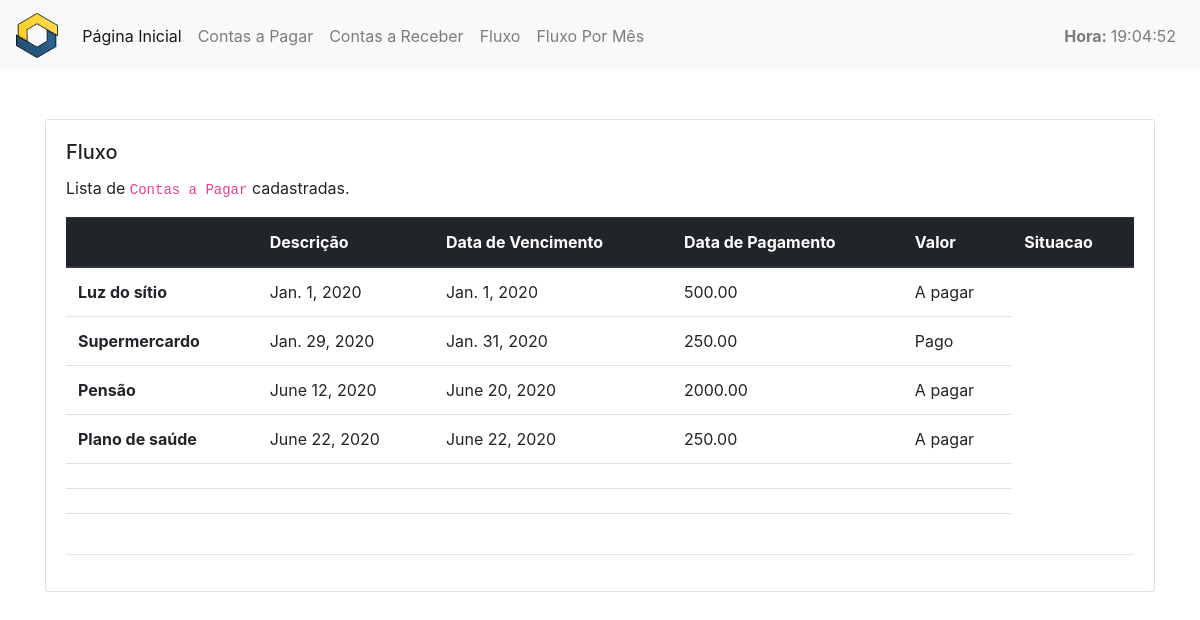
/fluxo/, run on an earlier commit of the app's database.
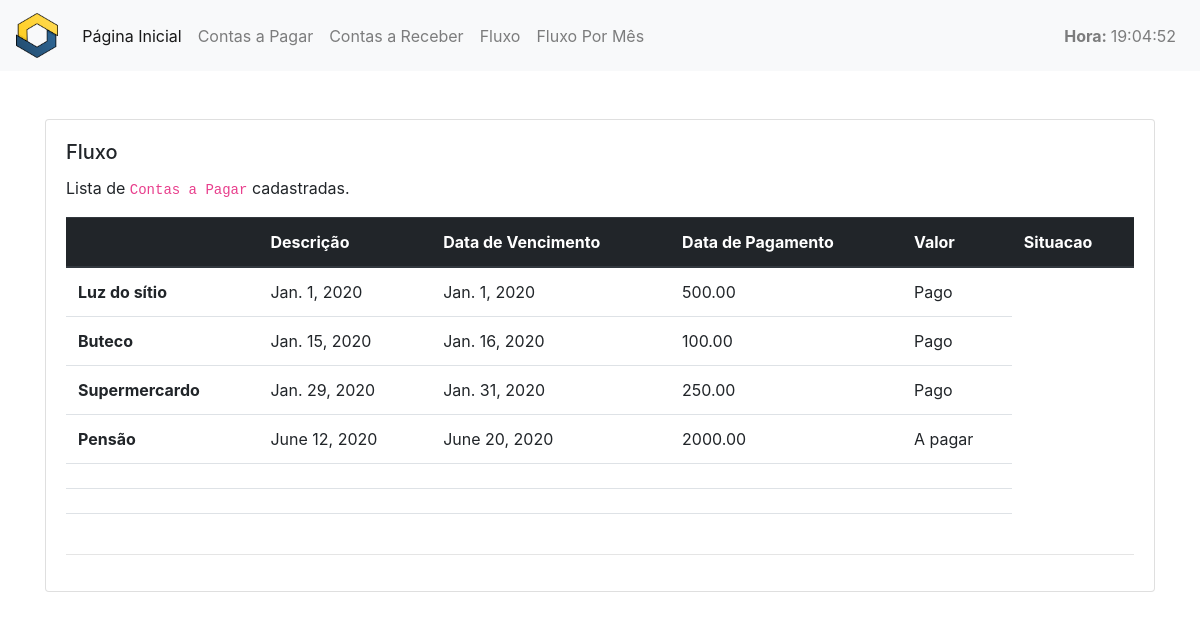
And on a later commit of the database.
### controlefinanceiro/models.py (models this page shows)
class ContasPagar(models.Model):
    PAGO = 'Pago'
    PAGAR = 'A pagar'
    situacao_pagar_choices = [
        (PAGO, 'Pago'),
        (PAGAR, 'A pagar'),
    ]
    data_vencimento = models.DateField(
        null=False,
        default='2020-01-01'
    )
    data_pagamento = models.DateField(
        null=False,
        default='2020-01-01'
    )
    valor = models.DecimalField(
        max_digits=8,
        decimal_places=2,
        null=False,
        blank=False
    )
    descricao = models.CharField(
        max_length=255,
        null=False,
        blank=False,
    )
    situacao = models.CharField(
        max_length=10,
        choices=situacao_pagar_choices,
        default=PAGAR,
    )
    classificacoes = models.ForeignKey(
        ClassificacaoPagar, on_delete=models.CASCADE,
        default=3
    )
    formaspagamento = models.ForeignKey(
        FormaPagamento, on_delete=models.CASCADE,
        default=1
    )
    objetos = models.Manager()

### website/views.py (the view)
# urls.py: path('fluxo/', FluxoListView.as_view(), name = "fluxo"),
class FluxoListView(ListView):
    template_name= "website/fluxo.html"
    context_object_name = "fluxo"
    def get_queryset(self):
        return ContasPagar.objetos.order_by("data_vencimento").values('descricao', 'data_vencimento', 'data_pagamento', 'valor',
         'situacao')
    def get_context_data(self, **kwargs):
        context = super(FluxoListView, self).get_context_data(**kwargs  )
        context ['fluxoreceber']= {
            'fluxoreceber': ContasReceber.objetos.order_by("data_expectativa").values('descricao', 'data_expectativa',
                'data_recebimento', 'valor', 'situacao'),
            'total_pagar': ContasPagar.objetos.all().filter(situacao = 'Pago').aggregate(Sum('valor')),
            'total_receber': ContasReceber.objetos.all().filter(situacao = 'Recebido').aggregate(Sum('valor'))
        }
        return context

### website/templatetags/tempoatual.py (called while the page is built)
@register.simple_tag
def tempoatual():
    return datetime.datetime.now().strftime('%H:%M:%S')

### website/templates/website/fluxo.html (shortened to what this page needs)
{% extends "website/_layouts/base.html" %}
{% block conteudo %}
<div class="container mt-5">
  <div class="row">
    <div class="col-lg-12 col-md-12 col-sm-12 col-xs-12">
      <div class="card">
        <div class="card-body">
          <h5 class="card-title">Fluxo</h5>
          {% if fluxo|length > 0 %}
            <p class="card-text">
              Lista de <code>Contas a Pagar</code> cadastradas.
            </p>
            <table class="table">
              <thead class="thead-dark">
              <tr>
                <th scope="col"></th>
                <th scope="col">Descrição</th>
                <th scope="col">Data de Vencimento</th>
                <th scope="col">Data de Pagamento</th>
                <th scope="col">Valor</th>
                <th scope="col">Situacao</th>
              </tr>
              </thead>
              <tbody>
              {% for fluxo in fluxo %}
                <tr>
                  <th scope="row">{{ fluxo.descricao }}</th>
                  <td>{{ fluxo.data_vencimento }}</td>
                  <td>{{ fluxo.data_pagamento }}</td>
                  <td>{{ fluxo.valor }}</td>
                  <td>{{ fluxo.situacao }}</td>
                </tr>
              {% endfor %}
              {% for fluxoreceber in fluxoreceber %}
              <tr>
                <th scope="row">{{ fluxoreceber.descricao }}</th>
                <td>{{ fluxoreceber.data_expectativa }}</td>
                <td>{{ fluxoreceber.data_recebimento }}</td>
                <td>{{ fluxoreceber.valor }}</td>
                <td>{{ fluxoreceber.situacao }}</td>
              </tr>
            {% endfor %}
              </tbody>
            </table>
        {% else %}
          <div class="text-center mt-5 mb-5 jumbotron">
            <h5>Nenhuma <code>conta</code> cadastrada ainda.</h5>
          </div>
        {% endif %}
          <hr />
        </div>
      </div>
    </div>
  </div>
</div>
{% endblock %}

What changed in the data, as far as the page shows it:
removed ContasPagar: descricao "Plano de saúde", data_vencimento "June 22, 2020", data_pagamento "June 22, 2020", valor "250.00", situacao "A pagar"
changed ContasPagar "Luz do sítio": situacao "A pagar" → "Pago"
added ContasPagar: descricao "Buteco", data_vencimento "Jan. 15, 2020", data_pagamento "Jan. 16, 2020", valor "100.00", situacao "Pago"
